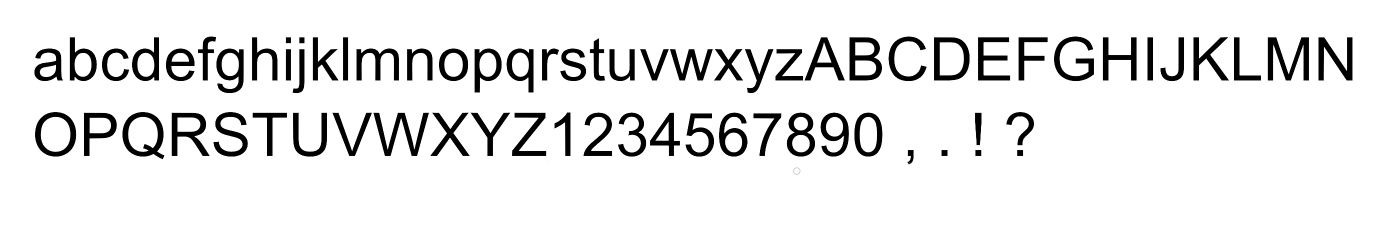
%> input picture database_Ariel20_pic.docx.png, 2800 x 464 px (shown at 1/2 size)
$ octave practice.m   (GNU Octave 9; MATLAB toolbox functions it lacks are replaced by stand-ins)
%> lines starting %> are read from the running program, lines starting %| are printed output that depends on the picture; in (x1, y1, x2, y2) boxes, pixels count from 0 and x2, y2 are one past the last pixel; in counts of white or black regions, pixels touching at a corner belong together; the program's own positions count from 1
### dictionary.m
%DictionaryCell is the dictionary from label to letter
DictionaryCell = cell ([70 2]);
DictionaryCell(1,:)={1,'a'};
DictionaryCell(2,:)={2,'O'};
DictionaryCell(3,:)={3,'b'};
DictionaryCell(4,:)={4,'P'};
DictionaryCell(5,:)={5,'c'};
DictionaryCell(6,:)={6,'Q'};
DictionaryCell(7,:)={7,'d'};
DictionaryCell(8,:)={8,'e'};
DictionaryCell(9,:)={9,'R'};
DictionaryCell(10,:)={10,'f'};
DictionaryCell(11,:)={11,'S'};
DictionaryCell(12,:)={12,'g'};
DictionaryCell(13,:)={13,'h'};
DictionaryCell(14,:)={14,'T'};
DictionaryCell(15,:)={15,''};
DictionaryCell(16,:)={16,'i'};
DictionaryCell(17,:)={17,'j'};
DictionaryCell(18,:)={18,'U'};
DictionaryCell(19,:)={19,''};
DictionaryCell(20,:)={20,'k'};
DictionaryCell(21,:)={21,'V'};
DictionaryCell(22,:)={22,'l'};
DictionaryCell(23,:)={23,'m'};
DictionaryCell(24,:)={24,'W'};
DictionaryCell(25,:)={25,'n'};
DictionaryCell(26,:)={26,'X'};
DictionaryCell(27,:)={27,'o'};
DictionaryCell(28,:)={28,'Y'};
DictionaryCell(29,:)={29,'p'};
DictionaryCell(30,:)={30,'q'};
DictionaryCell(31,:)={31,'Z'};
DictionaryCell(32,:)={32,'r'};
DictionaryCell(33,:)={33,'1'};
DictionaryCell(34,:)={34,'s'};
DictionaryCell(35,:)={35,'2'};
DictionaryCell(36,:)={36,'t'};
DictionaryCell(37,:)={37,'u'};
DictionaryCell(38,:)={38,'3'};
DictionaryCell(39,:)={39,'v'};
DictionaryCell(40,:)={40,'4'};
DictionaryCell(41,:)={41,'w'};
DictionaryCell(42,:)={42,'5'};
DictionaryCell(43,:)={43,'x'};
DictionaryCell(44,:)={44,'6'};
DictionaryCell(45,:)={45,'y'};
DictionaryCell(46,:)={46,'7'};
DictionaryCell(47,:)={47,'z'};
DictionaryCell(48,:)={48,'8'};
DictionaryCell(49,:)={49,'A'};
DictionaryCell(50,:)={50,'9'};
DictionaryCell(51,:)={51,'B'};
DictionaryCell(52,:)={52,'0'};
DictionaryCell(53,:)={53,'C'};
DictionaryCell(54,:)={54,','};
DictionaryCell(55,:)={55,'D'};
DictionaryCell(56,:)={56,'.'};
DictionaryCell(57,:)={57,'!'};
DictionaryCell(58,:)={58,''};
DictionaryCell(59,:)={59,'E'};
DictionaryCell(60,:)={60,'?'};
DictionaryCell(61,:)={61,''};
DictionaryCell(62,:)={62,'F'};
DictionaryCell(63,:)={63,'G'};
DictionaryCell(64,:)={64,'H'};
DictionaryCell(65,:)={65,'I'};
DictionaryCell(66,:)={66,'J'};
DictionaryCell(67,:)={67,'K'};
DictionaryCell(68,:)={68,'L'};
DictionaryCell(69,:)={69,'M'};
DictionaryCell(70,:)={70,'N'};

### practice.m
database = imread('database_Ariel20_pic.docx.png');
%> database is the input picture: size 464x2800x3 uint8; mean R, G, B 231.5, 231.5, 231.5
databaseBW=imbinarize(database); %making pic binary.
databaseBW=databaseBW(:,:,1);     %making pic one dimentional.
%> databaseBW: size 464x2800 logical; 90.8% white; 70 black regions, largest, box (x1, y1, x2, y2) and area: (2536, 75, 2618, 161) 3310, (747, 226, 858, 312) 3185, (1699, 75, 1764, 161) 2916
databaseBWinv=1.-databaseBW;      %inverting black and white.
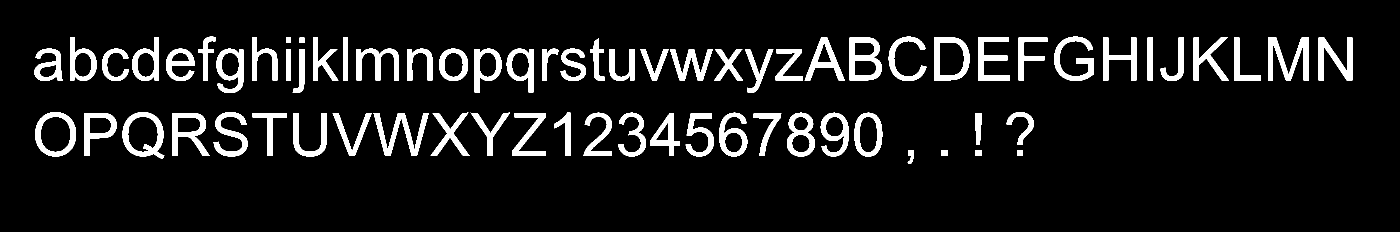
%> databaseBWinv: size 464x2800 double (shown at 1/2 size); values 0 (black) and 1 (white), 9.2% white; 70 white regions
databaseBWlabel=bwlabel(databaseBWinv); %labeling all letters
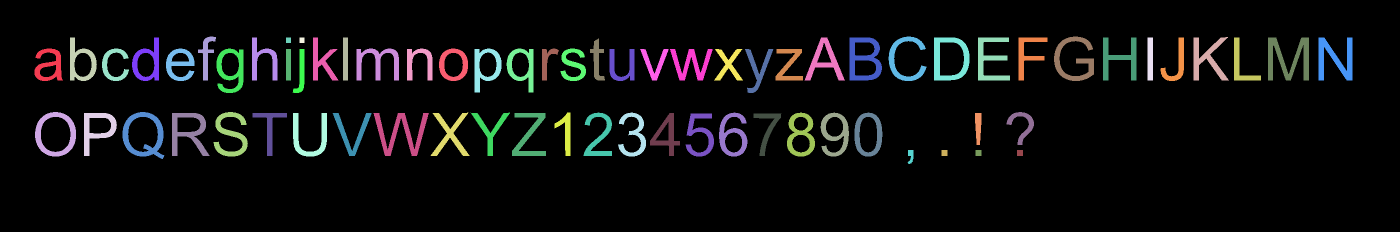
%> databaseBWlabel: size 464x2800 double (shown at 1/2 size); 71 distinct labels, from 0 to 70; one colour per label, 0 black
%databaseBWlabel=comb(databaseBWlabel);  %calling our function that combines
%2 parts of the same letter.

%running dictionary
dictionary;


%Datacell will hold matrix of each letter.
bboxes = regionprops(databaseBWlabel,'BoundingBox');
%> bboxes = 70 regions; largest, box (x1, y1, x2, y2): (747, 226, 858, 312), (245, 224, 329, 318), (70, 224, 152, 313), (2108, 73, 2188, 162), (2536, 75, 2618, 161)
databaseBWlabel=int64(databaseBWlabel);
%> databaseBWlabel: size 464x2800 int64; 71 distinct labels, from 0 to 70
Datacell=cell([70 3]);

n=100;
for k=1 : length(bboxes)
    currBB = bboxes(k).BoundingBox;
    A=databaseBWlabel(int64(currBB(2)):int64(currBB(2)+currBB(4)) ,int64(currBB(1)):int64(currBB(1)+currBB(3)));


  %  A = repelem(A, n,n);


    A = imresize(int32(A), [n,n]);

   % [10 lines of commented-out code are left out]
    A=~~A;

    A = medfilt2(int32(A));
    B=DictionaryCell(k, :);
    Datacell(k,:)={A,size(A),B(2)};
end
%> this loop made 70 passes
%> (currBB, B) on passes 1 to 12: ([69.5 97.5 57 65], {1, 'a'}), ([70.5 224.5 82 89], {2, 'O'}), ([140.5 75.5 54 87], {3, 'b'}), ([168.5 226.5 66 86], {4, 'P'}), ([204.5 97.5 54 65], {5, 'c'}), ([245.5 224.5 84 94], {6, 'Q'}), ([264.5 75.5 54 87], {7, 'd'}), ([332.5 97.5 57 65], {8, 'e'}), ([344.5 226.5 75 86], {9, 'R'}), ([396.5 73.5 36 88], {10, 'f'}), ([427.5 224.5 69 89], {11, 'S'}), ([433.5 97.5 54 89], {12, 'g'})
%> pass 1, `A = medfilt2(int32(A));`:
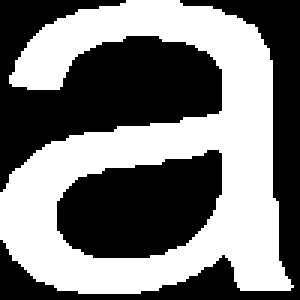
%> A: size 100x100 int32 (shown 3 times larger); values 0 (black) and 1 (white), 47.5% white; 1 white region, box (x1, y1, x2, y2) and area: (0, 0, 98, 98) 4753
%> after the loop, Datacell = 210 items
        ex =imread('ex9.jpeg');
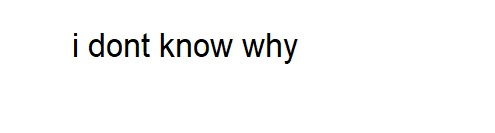
%> input picture ex9.jpeg, 495 x 133 px
%> ex is the input picture: size 133x495x3 uint8; mean R, G, B 248.9, 249, 248.8
        exBW=imbinarize(ex);        % making pic binary.
        exBW=exBW(:,:,1);           % making pic one dimentional.
%> exBW: size 133x495 logical; 97.6% white; 13 black regions (1 under 20 px), largest, box (x1, y1, x2, y2) and area: (210, 39, 233, 57) 176, (242, 39, 265, 57) 176, (89, 33, 104, 57) 164
        exBWinv=1.-exBW;            % inverting black and white.
%> exBWinv: size 133x495 double; values 0 (black) and 1 (white), 2.4% white; 13 white regions (1 under 20 px)
        exBWlabel=bwlabel(exBWinv); % labeling all letters
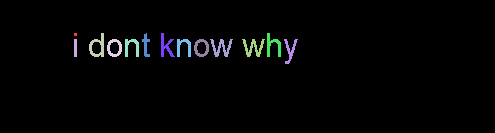
%> exBWlabel: size 133x495 double; 14 distinct labels, from 0 to 13; one colour per label, 0 black


%Excell will hold matrix of each letter.


bboxes = regionprops(exBWlabel,'BoundingBox');
%> bboxes = 13 regions; largest, box (x1, y1, x2, y2): (210, 39, 233, 57), (242, 39, 265, 57), (89, 33, 104, 57), (284, 39, 298, 64), (161, 33, 175, 57)
centers= regionprops(exBWlabel,'Centroid');
%> centers = 13 regions; first 5, Centroid: [76 35], [76 48.5], [98.4 47.2], [115.1 48.5], [132.3 47.5]
exBWlabel=int64(exBWlabel);
%> exBWlabel: size 133x495 int64; 14 distinct labels, from 0 to 13
Excell=cell([length(bboxes) 5]);
%> Excell = 65 items

%finding range of line by using first letter range
currBB = bboxes(1).BoundingBox;
%> currBB = [74.5 33.5 3 3]
cent= centers(1).Centroid;
%> cent = [76 35]
range= currBB(4)/4*3;
%> range = 2.25

firstYpos=round(cent);
%> firstYpos = [76 35]
nextYpos=[0 0];

outOfRange=0;

for k=1 : length(bboxes)
    currBB = bboxes(k).BoundingBox;
    currCenter=centers(k).Centroid;
    A=exBWlabel(int64(currBB(2)):int64(currBB(2)+currBB(4)) ,int64(currBB(1)):int64(currBB(1)+currBB(3)));


  %  A = repelem(A, n,n);
    %kron(A, ones(n));
   % A = A*100;

    A = imresize(int32(A), [n,n]);

    A=~~A;

    A = medfilt2(int32(A));
   % [10 lines of commented-out code are left out]

    temp = A;
    if currCenter(2)-range < firstYpos(2) && currCenter(2)+range > firstYpos(2)
    Excell(k,:)={A,size(A),round(currCenter(1)),firstYpos(2), round(currCenter(1))+ 1000* firstYpos(2)};
    else
        Excell(k,:)={A,size(A),round(currCenter(1)),round(currCenter(2)),round(currCenter(1))+ 1000* firstYpos(2)};
        outOfRange= outOfRange+1;
        nextYpos=round(currCenter);
    end


end
%> this loop made 13 passes
%> (currBB, currCenter, nextYpos) on passes 2 to 13: ([74.5 39.5 3 18], [76 48.5], [76 49]), ([89.5 33.5 15 24], [98.37 47.23], [98 47]), ([107.5 39.5 15 18], [115.1 48.5], [115 48]), ([125.5 39.5 14 18], [132.3 47.46], [132 47]), ([142.5 33.5 8 24], [146.4 45.91], [146 46]), ([161.5 33.5 14 24], [166.4 46.97], [166 47]), ([177.5 39.5 14 18], [184.3 47.46], [184 47]), ([194.5 39.5 15 18], [202 48.5], [202 49]), ([210.5 39.5 23 18], [221.9 48.27], [222 48]), ([242.5 39.5 23 18], [253.9 48.29], [254 48]), ([267.5 33.5 14 24], [273.6 46.09], [274 46]), ([284.5 39.5 14 25], [290.8 50.73], [291 51])
%> (currBB, currCenter) on pass 1: ([74.5 33.5 3 3], [76 35])
%> pass 1, `A = imresize(int32(A), [n,n]);`:
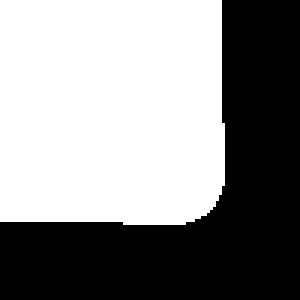
%> A: size 100x100 int32 (shown 3 times larger); values 0 (black) and 1 (white), 54.8% white; 1 black region, box (x1, y1, x2, y2) and area: (0, 0, 100, 100) 4516
%> pass 2, `A = imresize(int32(A), [n,n]);`:
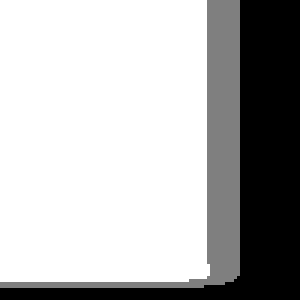
%> A: size 100x100 int32 (shown 3 times larger); min 0, max 2, mean 1.41; drawn with min black and max white

pastY = firstYpos;
%> pastY = [76 35]

while (outOfRange >1)

    outOfRange = 0;
    firstYpos= nextYpos;
    addToPastY=0;
    for k=1 : length(bboxes)

       % currBB = bboxes(k).BoundingBox;
       % currCenter=centers(k).Centroid;
       currCenter(1)=Excell{k,3};
       currCenter(2)=Excell{k,4};

        goIn=1;

    for i=1 : length(pastY(:,1))
        if (round(currCenter(2)) == pastY(i,2))
            goIn = 0;
        end
    end

     if goIn == 1
            if currCenter(2)-range < firstYpos(2) && currCenter(2)+range > firstYpos(2)
              Excell(k,3)={round(currCenter(1))};
              Excell(k,4)={round(firstYpos(2))};
              Excell(k,5)={round(firstYpos(2))*1000+round(currCenter(1))};
            else

                addToPastY = 1;
                nextYpos=round(currCenter);
                % Excell(k,:)={A,size(A),round(currCenter)};
                outOfRange= outOfRange+1;
            end
    end
    end
    if addToPastY == 1
        pastY = [pastY; nextYpos];
        addToPastY=0;
    end
end
%> this loop made 3 passes
%> (firstYpos, pastY) on pass 1: ([291 51], [76 35; 274 46])
%> pastY on pass 2: [76 35; 274 46; 291 51]
%> after the loop, currCenter = [291 51]


%the main check
Excell_sorted = sortrows(Excell,[4 3]);
%> Excell_sorted = 65 items

indexToWrite=1;
[a,b] = size(Excell_sorted);
%> a = 13; b = 5
%> (the run ends here)
